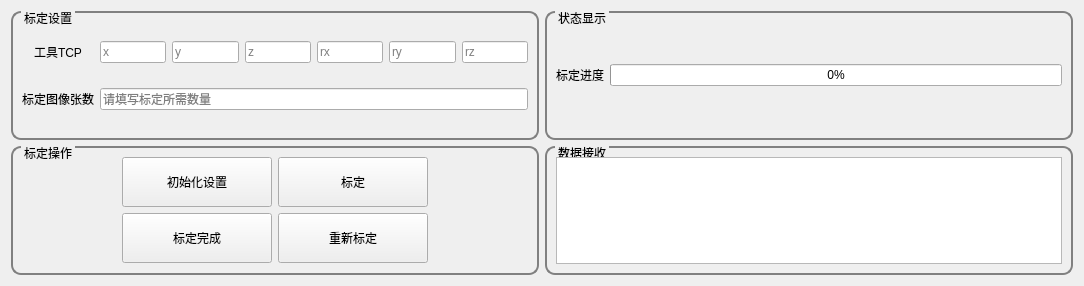
              <widget class="QWidget" name="tab_tabsort_calibrate">
               <attribute name="title">
                <string>标定界面</string>
               </attribute>
               <layout class="QHBoxLayout" name="horizontalLayout_41" stretch="1,1">
                <item>
                 <layout class="QVBoxLayout" name="vLayout_tabsort_21" stretch="1,1">
                  <item>
                   <widget class="QGroupBox" name="gBox_tabsort_calibrateSet">
                    <property name="styleSheet">
                     <string notr="true">QGroupBox{

border-width:2px;

border-style:solid;

border-radius: 10px;

border-color:gray;

margin-top:0.5ex;

}

QGroupBox::title{

subcontrol-origin:margin;

subcontrol-position:top left;

left:10px;

margin-left:0px;

padding:0 1px;

}</string>
                    </property>
                    <property name="title">
                     <string>标定设置</string>
                    </property>
                    <layout class="QHBoxLayout" name="horizontalLayout_46">
                     <item>
                      <layout class="QGridLayout" name="gLayout_calibrateSet">
                       <item row="0" column="0">
                        <widget class="QLabel" name="label_toolTcp">
                         <property name="text">
                          <string>工具TCP</string>
                         </property>
                         <property name="alignment">
                          <set>Qt::AlignCenter</set>
                         </property>
                        </widget>
                       </item>
                       <item row="0" column="1">
                        <widget class="QLineEdit" name="lineEdit_x">
                         <property name="placeholderText">
                          <string>x</string>
                         </property>
                        </widget>
                       </item>
                       <item row="0" column="2">
                        <widget class="QLineEdit" name="lineEdit_y">
                         <property name="placeholderText">
                          <string>y</string>
                         </property>
                        </widget>
                       </item>
                       <item row="0" column="3">
                        <widget class="QLineEdit" name="lineEdit_z">
                         <property name="placeholderText">
                          <string>z</string>
                         </property>
                        </widget>
                       </item>
                       <item row="0" column="4">
                        <widget class="QLineEdit" name="lineEdit_rx">
                         <property name="placeholderText">
                          <string>rx</string>
                         </property>
                        </widget>
                       </item>
                       <item row="0" column="5">
                        <widget class="QLineEdit" name="lineEdit_ry">
                         <property name="placeholderText">
                          <string>ry</string>
                         </property>
                        </widget>
                       </item>
                       <item row="0" column="6">
                        <widget class="QLineEdit" name="lineEdit_rz">
                         <property name="placeholderText">
                          <string>rz</string>
                         </property>
                        </widget>
                       </item>
                       <item row="1" column="0">
                        <widget class="QLabel" name="label_calibrateNum">
                         <property name="text">
                          <string>标定图像张数</string>
                         </property>
                         <property name="alignment">
                          <set>Qt::AlignCenter</set>
                         </property>
                        </widget>
                       </item>
                       <item row="1" column="1" colspan="6">
                        <widget class="QLineEdit" name="lineEdit_calibrateNum">
                         <property name="placeholderText">
                          <string>请填写标定所需数量</string>
                         </property>
                        </widget>
                       </item>
                      </layout>
                     </item>
                    </layout>
                   </widget>
                  </item>
                  <item>
                   <widget class="QGroupBox" name="gBox_tabsort_calibrateOprate">
                    <property name="styleSheet">
                     <string notr="true">QGroupBox{

border-width:2px;

border-style:solid;

border-radius: 10px;

border-color:gray;

margin-top:0.5ex;

}

QGroupBox::title{

subcontrol-origin:margin;

subcontrol-position:top left;

left:10px;

margin-left:0px;

padding:0 1px;

}</string>
                    </property>
                    <property name="title">
                     <string>标定操作</string>
                    </property>
                    <layout class="QHBoxLayout" name="horizontalLayout_47">
                     <item>
                      <layout class="QGridLayout" name="gLayout_calibrateOprate">
                       <item row="1" column="0">
                        <widget class="QPushButton" name="btn_calibrateOprate_finish">
                         <property name="maximumSize">
                          <size>
                           <width>150</width>
                           <height>50</height>
                          </size>
                         </property>
                         <property name="text">
                          <string>标定完成</string>
                         </property>
                        </widget>
                       </item>
                       <item row="0" column="0">
                        <widget class="QPushButton" name="btn_calibrateOprate_initset">
                         <property name="maximumSize">
                          <size>
                           <width>150</width>
                           <height>50</height>
                          </size>
                         </property>
                         <property name="text">
                          <string>初始化设置</string>
                         </property>
                        </widget>
                       </item>
                       <item row="0" column="1">
                        <widget class="QPushButton" name="btn_calibrateOprate_calibrate">
                         <property name="maximumSize">
                          <size>
                           <width>150</width>
                           <height>50</height>
                          </size>
                         </property>
                         <property name="text">
                          <string>标定</string>
                         </property>
                        </widget>
                       </item>
                       <item row="1" column="1">
                        <widget class="QPushButton" name="btn_calibrateOprate_reset">
                         <property name="maximumSize">
                          <size>
                           <width>150</width>
                           <height>50</height>
                          </size>
                         </property>
                         <property name="text">
                          <string>重新标定</string>
                         </property>
                        </widget>
                       </item>
                      </layout>
                     </item>
                    </layout>
                   </widget>
                  </item>
                 </layout>
                </item>
                <item>
                 <layout class="QVBoxLayout" name="vLayout_tabsort_22" stretch="1,1">
                  <item>
                   <widget class="QGroupBox" name="gBox_tabsort_calibrateStatus">
                    <property name="styleSheet">
                     <string notr="true">QGroupBox{

border-width:2px;

border-style:solid;

border-radius: 10px;

border-color:gray;

margin-top:0.5ex;

}

QGroupBox::title{

subcontrol-origin:margin;

subcontrol-position:top left;

left:10px;

margin-left:0px;

padding:0 1px;

}</string>
                    </property>
                    <property name="title">
                     <string>状态显示</string>
                    </property>
                    <layout class="QHBoxLayout" name="horizontalLayout_49">
                     <item>
                      <layout class="QGridLayout" name="gLayout_calibrateStatus">
                       <item row="0" column="0">
                        <widget class="QLabel" name="label_calibrateProgress">
                         <property name="text">
                          <string>标定进度</string>
                         </property>
                         <property name="alignment">
                          <set>Qt::AlignCenter</set>
                         </property>
                        </widget>
                       </item>
                       <item row="0" column="1">
                        <widget class="QProgressBar" name="progressBar_calibrate">
                         <property name="value">
                          <number>0</number>
                         </property>
                        </widget>
                       </item>
                      </layout>
                     </item>
                    </layout>
                   </widget>
                  </item>
                  <item>
                   <widget class="QGroupBox" name="gBox_tabsort_calibratedataRecv">
                    <property name="styleSheet">
                     <string notr="true">QGroupBox{

border-width:2px;

border-style:solid;

border-radius: 10px;

border-color:gray;

margin-top:0.5ex;

}

QGroupBox::title{

subcontrol-origin:margin;

subcontrol-position:top left;

left:10px;

margin-left:0px;

padding:0 1px;

}</string>
                    </property>
                    <property name="title">
                     <string>数据接收</string>
                    </property>
                    <layout class="QHBoxLayout" name="horizontalLayout_50">
                     <item>
                      <widget class="QPlainTextEdit" name="plainText_RecvData"/>
                     </item>
                    </layout>
                   </widget>
                  </item>
                 </layout>
                </item>
               </layout>
              </widget>
